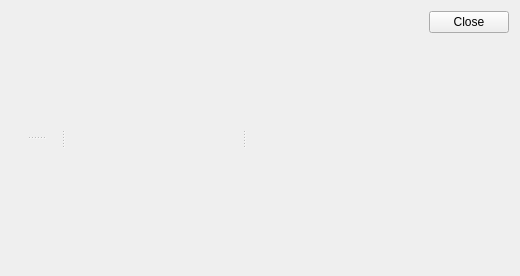
<?xml version="1.0" encoding="UTF-8"?>
<ui version="4.0">
 <class>MainWindow</class>
 <widget class="QMainWindow" name="MainWindow">
  <property name="enabled">
   <bool>true</bool>
  </property>
  <property name="geometry">
   <rect>
    <x>0</x>
    <y>0</y>
    <width>520</width>
    <height>276</height>
   </rect>
  </property>
  <property name="windowTitle">
   <string>Qt-items Demo</string>
  </property>
  <property name="iconSize">
   <size>
    <width>24</width>
    <height>24</height>
   </size>
  </property>
  <widget class="QWidget" name="centralWidget">
   <property name="sizePolicy">
    <sizepolicy hsizetype="Expanding" vsizetype="Expanding">
     <horstretch>0</horstretch>
     <verstretch>0</verstretch>
    </sizepolicy>
   </property>
   <property name="locale">
    <locale language="English" country="UnitedStates"/>
   </property>
   <layout class="QHBoxLayout" name="horizontalLayout">
    <item>
     <widget class="QSplitter" name="splitter_2">
      <property name="orientation">
       <enum>Qt::Horizontal</enum>
      </property>
      <widget class="QSplitter" name="splitter">
       <property name="sizePolicy">
        <sizepolicy hsizetype="Preferred" vsizetype="Preferred">
         <horstretch>0</horstretch>
         <verstretch>0</verstretch>
        </sizepolicy>
       </property>
       <property name="orientation">
        <enum>Qt::Vertical</enum>
       </property>
       <widget class="Qi::ItemWidget" name="itemWidget" native="true">
        <property name="sizePolicy">
         <sizepolicy hsizetype="Preferred" vsizetype="Preferred">
          <horstretch>0</horstretch>
          <verstretch>0</verstretch>
         </sizepolicy>
        </property>
        <property name="minimumSize">
         <size>
          <width>50</width>
          <height>21</height>
         </size>
        </property>
       </widget>
       <widget class="QWidget" name="widget222" native="true"/>
      </widget>
      <widget class="Qi::ListWidget" name="listWidget" native="true">
       <property name="minimumSize">
        <size>
         <width>100</width>
         <height>100</height>
        </size>
       </property>
      </widget>
      <widget class="Qi::GridWidget" name="gridWidget" native="true">
       <property name="minimumSize">
        <size>
         <width>100</width>
         <height>100</height>
        </size>
       </property>
      </widget>
     </widget>
    </item>
    <item>
     <layout class="QVBoxLayout" name="verticalLayout">
      <property name="sizeConstraint">
       <enum>QLayout::SetDefaultConstraint</enum>
      </property>
      <item>
       <widget class="QPushButton" name="pushButton">
        <property name="sizePolicy">
         <sizepolicy hsizetype="Fixed" vsizetype="Fixed">
          <horstretch>0</horstretch>
          <verstretch>0</verstretch>
         </sizepolicy>
        </property>
        <property name="text">
         <string>Close</string>
        </property>
       </widget>
      </item>
      <item>
       <spacer name="verticalSpacer">
        <property name="orientation">
         <enum>Qt::Vertical</enum>
        </property>
        <property name="sizeType">
         <enum>QSizePolicy::Expanding</enum>
        </property>
        <property name="sizeHint" stdset="0">
         <size>
          <width>20</width>
          <height>40</height>
         </size>
        </property>
       </spacer>
      </item>
     </layout>
    </item>
   </layout>
  </widget>
 </widget>
 <layoutdefault spacing="6" margin="11"/>
 <customwidgets>
  <customwidget>
   <class>Qi::ItemWidget</class>
   <extends>QWidget</extends>
   <header>widgets/ItemWidget.h</header>
   <container>1</container>
  </customwidget>
  <customwidget>
   <class>Qi::ListWidget</class>
   <extends>QWidget</extends>
   <header>widgets/ListWidget.h</header>
   <container>1</container>
  </customwidget>
  <customwidget>
   <class>Qi::GridWidget</class>
   <extends>QWidget</extends>
   <header>widgets/GridWidget.h</header>
   <container>1</container>
  </customwidget>
 </customwidgets>
 <resources/>
 <connections/>
</ui>
